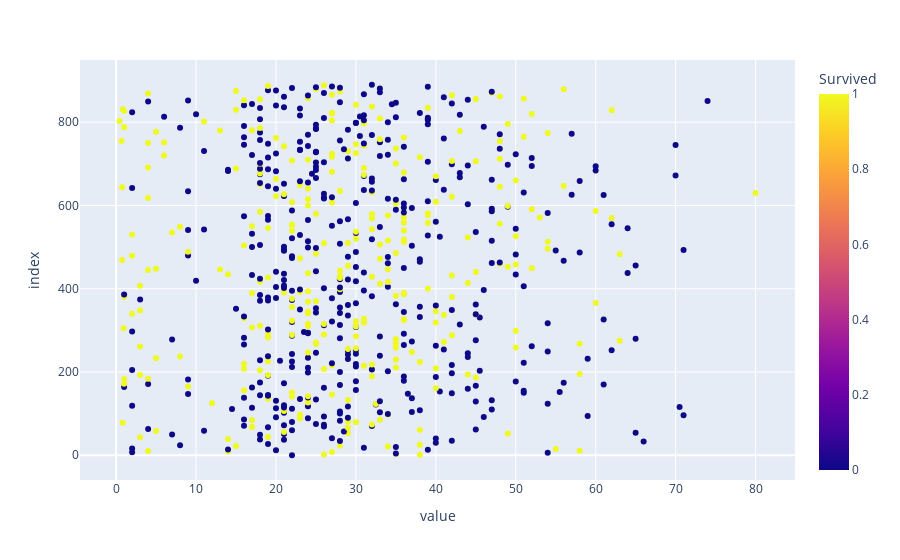

Notebook code for this chart:
### Code cell
px.scatter(
    data_frame=df_train,
    x=['Age'],
    color='Survived'
).show()

### Figure 1 — Plotly figure (JSON) as saved in the notebook; plotly's stock layout.template omitted (floating-point values rounded to 4 significant figures; data arrays with more than 128 entries replaced by an {"elided": "..."} marker saying what was removed)
{"data": [{"hovertemplate": "value=%{x}<br>index=%{y}<br>Survived=%{marker.color}<extra></extra>", "legendgroup": "", "marker": {"color": {"elided": "891 int values"}, "coloraxis": "coloraxis", "symbol": "circle"}, "mode": "markers", "name": "", "orientation": "h", "showlegend": false, "type": "scatter", "x": {"elided": "891 float values"}, "xaxis": "x", "y": {"elided": "891 int values"}, "yaxis": "y"}], "layout": {"coloraxis": {"colorbar": {"title": {"text": "Survived"}}, "colorscale": [[0, "#0d0887"], [0.1111, "#46039f"], [0.2222, "#7201a8"], [0.3333, "#9c179e"], [0.4444, "#bd3786"], [0.5556, "#d8576b"], [0.6667, "#ed7953"], [0.7778, "#fb9f3a"], [0.8889, "#fdca26"], [1, "#f0f921"]]}, "legend": {"tracegroupgap": 0}, "margin": {"t": 60}, "xaxis": {"anchor": "y", "domain": [0, 1], "title": {"text": "value"}}, "yaxis": {"anchor": "x", "domain": [0, 1], "title": {"text": "index"}}}}
